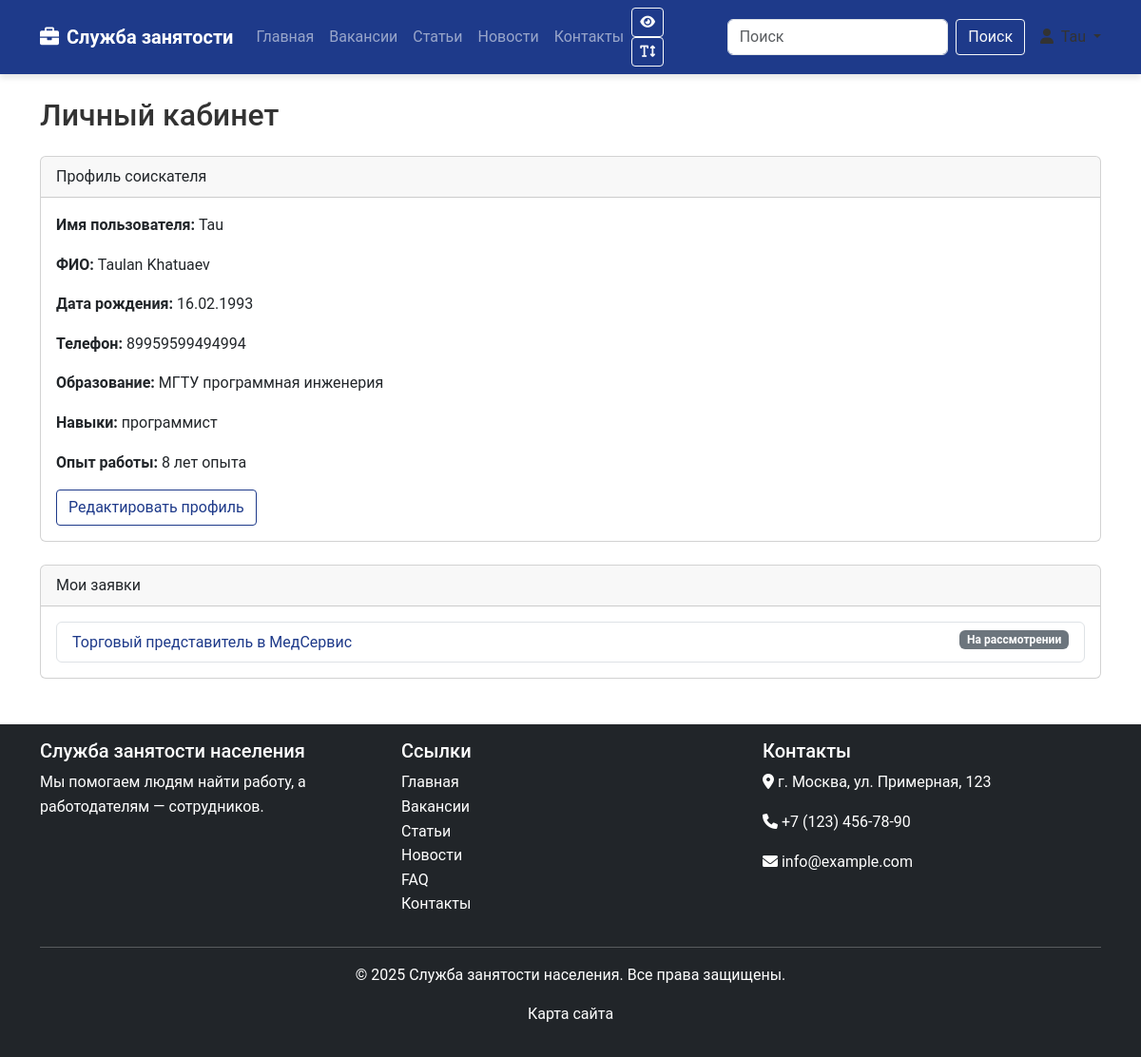
The page /users/dashboard/ (signed in) on the database its author committed.
### users/models.py (models this page shows, shortened)
class JobSeekerProfile(models.Model):
    user = models.OneToOneField(User, on_delete=models.CASCADE, related_name='job_seeker_profile')
    photo = models.ImageField(upload_to='job_seekers/', blank=True, null=True, verbose_name='Фотография')
    birth_date = models.DateField(blank=True, null=True, verbose_name='Дата рождения')
    phone_number = models.CharField(max_length=20, blank=True, null=True, verbose_name='Номер телефона')
    education = models.TextField(blank=True, null=True, verbose_name='Образование')
    skills = models.TextField(blank=True, null=True, verbose_name='Навыки')
    experience = models.TextField(blank=True, null=True, verbose_name='Опыт работы')
    resume_file = models.FileField(upload_to='resumes/', blank=True, null=True, verbose_name='Файл резюме')
    slug = models.SlugField(unique=True, blank=True, verbose_name='URL')
    created_at = models.DateTimeField(auto_now_add=True, verbose_name='Дата создания')
    updated_at = models.DateTimeField(auto_now=True, verbose_name='Дата обновления')
    class Meta:
        verbose_name = 'Профиль соискателя'
        verbose_name_plural = 'Профили соискателей'
        ordering = ['-created_at']

### jobs/models.py (models this page shows, shortened)
class JobApplication(models.Model):
    STATUS_CHOICES = (
        ('pending', 'На рассмотрении'),
        ('reviewed', 'Рассмотрена'),
        ('interview', 'Приглашение на собеседование'),
        ('rejected', 'Отклонена'),
        ('accepted', 'Принята'),
    )
    job_seeker = models.ForeignKey(JobSeekerProfile, on_delete=models.CASCADE, related_name='applications', verbose_name='Соискатель')
    vacancy = models.ForeignKey(JobVacancy, on_delete=models.CASCADE, related_name='applications', verbose_name='Вакансия')
    cover_letter = models.TextField(blank=True, null=True, verbose_name='Сопроводительное письмо')
    resume_file = models.FileField(upload_to='job_applications/', blank=True, null=True, verbose_name='Файл резюме')
    status = models.CharField(max_length=20, choices=STATUS_CHOICES, default='pending', verbose_name='Статус')
    created_at = models.DateTimeField(auto_now_add=True, verbose_name='Дата создания')
    updated_at = models.DateTimeField(auto_now=True, verbose_name='Дата обновления')
    employer_notes = models.TextField(blank=True, null=True, verbose_name='Заметки работодателя')
    class Meta:
        verbose_name = 'Заявка на вакансию'
        verbose_name_plural = 'Заявки на вакансии'
        ordering = ['-created_at']
        unique_together = ['job_seeker', 'vacancy']

class JobVacancy(models.Model):
    STATUS_CHOICES = (
        ('open', 'Открыта'),
        ('closed', 'Закрыта'),
        ('archived', 'В архиве'),
    )
    EMPLOYMENT_TYPE_CHOICES = (
        ('full_time', 'Полная занятость'),
        ('part_time', 'Частичная занятость'),
        ('contract', 'Контракт'),
        ('internship', 'Стажировка'),
        ('remote', 'Удаленная работа'),
    )
    EXPERIENCE_CHOICES = (
        ('no_experience', 'Без опыта'),
        ('1-3', '1-3 года'),
        ('3-5', '3-5 лет'),
        ('5+', 'Более 5 лет'),
    )
    title = models.CharField(max_length=255, verbose_name='Название вакансии')
    slug = models.SlugField(unique=True, verbose_name='URL')
    employer = models.ForeignKey(EmployerProfile, on_delete=models.CASCADE, related_name='vacancies', verbose_name='Работодатель')
    category = models.ForeignKey(Category, on_delete=models.CASCADE, related_name='vacancies', verbose_name='Категория')
    description = models.TextField(verbose_name='Описание вакансии')
    requirements = models.TextField(verbose_name='Требования')
    responsibilities = models.TextField(verbose_name='Обязанности')
    benefits = models.TextField(blank=True, null=True, verbose_name='Преимущества')
    salary_min = models.DecimalField(max_digits=10, decimal_places=2, blank=True, null=True, verbose_name='Минимальная зарплата')
    salary_max = models.DecimalField(max_digits=10, decimal_places=2, blank=True, null=True, verbose_name='Максимальная зарплата')
    location = models.ForeignKey(JobLocation, on_delete=models.SET_NULL, blank=True, null=True, related_name='vacancies', verbose_name='Местоположение')
    is_remote = models.BooleanField(default=False, verbose_name='Удаленная работа')
    status = models.CharField(max_length=20, choices=STATUS_CHOICES, default='open', verbose_name='Статус')
    employment_type = models.CharField(max_length=20, choices=EMPLOYMENT_TYPE_CHOICES, verbose_name='Тип занятости')
    experience_required = models.CharField(max_length=20, choices=EXPERIENCE_CHOICES, verbose_name='Требуемый опыт')
    skills = models.ManyToManyField(Skill, related_name='vacancies', blank=True, verbose_name='Навыки')
    created_at = models.DateTimeField(auto_now_add=True, verbose_name='Дата создания')
    updated_at = models.DateTimeField(auto_now=True, verbose_name='Дата обновления')
    class Meta:
        verbose_name = 'Вакансия'
        verbose_name_plural = 'Вакансии'
        ordering = ['-created_at']

### users/views.py (the view)
# urls.py: path('dashboard/', views.UserDashboardView.as_view(), name='dashboard'),
class UserDashboardView(LoginRequiredMixin, TemplateView):
    template_name = 'users/dashboard.html'
    def get_context_data(self, **kwargs):
        context = super().get_context_data(**kwargs)
        user = self.request.user
        try:
            job_seeker_profile = JobSeekerProfile.objects.get(user=user)
            context['profile_type'] = 'job_seeker'
            context['profile'] = job_seeker_profile
            context['applications'] = JobApplication.objects.filter(job_seeker=job_seeker_profile)[:5]
        except JobSeekerProfile.DoesNotExist:
            try:
                employer_profile = EmployerProfile.objects.get(user=user)
                context['profile_type'] = 'employer'
                context['profile'] = employer_profile
                context['vacancies'] = JobVacancy.objects.filter(employer=employer_profile)[:5]
                context['applications'] = JobApplication.objects.filter(vacancy__employer=employer_profile)[:5]
            except EmployerProfile.DoesNotExist:
                context['profile_type'] = None
        return context

### templates/users/dashboard.html (shortened to what this page needs)
{% extends 'base.html' %}
{% block content %}
    <h2 class="mb-4">Личный кабинет</h2>
    {% if profile_type == 'job_seeker' %}
        <div class="card mb-4">
            <div class="card-header">Профиль соискателя</div>
            <div class="card-body">
                <p><strong>Имя пользователя:</strong> {{ profile.user.username }}</p>
                <p><strong>ФИО:</strong> {{ profile.user.get_full_name }}</p>
                <p><strong>Дата рождения:</strong> {{ profile.birth_date|date:'d.m.Y' }}</p>
                <p><strong>Телефон:</strong> {{ profile.phone_number }}</p>
                <p><strong>Образование:</strong> {{ profile.education }}</p>
                <p><strong>Навыки:</strong> {{ profile.skills }}</p>
                <p><strong>Опыт работы:</strong> {{ profile.experience }}</p>
                <a href="{% url 'users:job_seeker_profile_update' profile.slug %}" class="btn btn-outline-primary">Редактировать профиль</a>
            </div>
        </div>
        <div class="card mb-4">
            <div class="card-header">Мои заявки</div>
            <div class="card-body">
                {% if applications %}
                    <ul class="list-group">
                        {% for application in applications %}
                            <li class="list-group-item">
                                <a href="{% url 'jobs:vacancy_detail' application.vacancy.slug %}">{{ application.vacancy.title }}</a>
                                <span class="badge bg-secondary float-end">{{ application.get_status_display }}</span>
                            </li>
                        {% endfor %}
                    </ul>
                {% else %}
                    <p class="text-muted">Заявки отсутствуют.</p>
                {% endif %}
            </div>
        </div>
    {% else %}
        <div class="alert alert-warning">Профиль не найден. Пожалуйста, создайте профиль для продолжения работы.</div>
    {% endif %}
{% endblock %}

### static/css/style.css (style rules this page uses)
body { font-family: 'Roboto', Arial, sans-serif; color: #333; line-height: 1.6; }
html, body { height: 100%; }
a { text-decoration: none; color: #1e3a8a; transition: color 0.3s; }
.btn { border-radius: 0.25rem; transition: all 0.3s; }
.btn-outline-primary { color: #1e3a8a; border-color: #1e3a8a; }

### rows shown on the page
JobSeekerProfile: user.username "Tau", user.get_full_name "Taulan Khatuaev", birth_date "16.02.1993", phone_number "89959599494994", education "МГТУ программная инженерия", skills "программист", experience "8 лет опыта"
JobApplication: vacancy "Торговый представитель в МедСервис", status "На рассмотрении"
